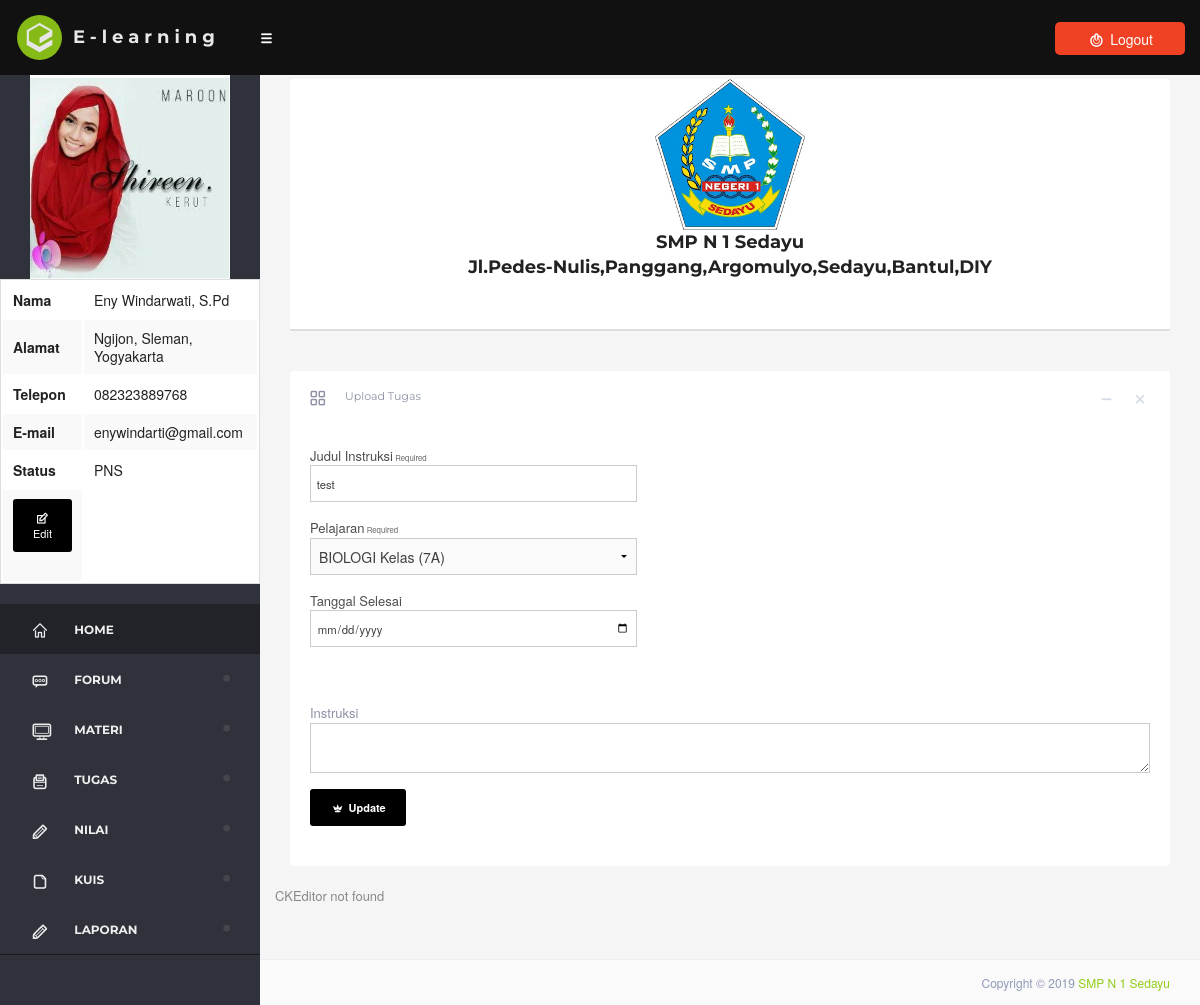
The page /dashboard/?instruksi-edit=3 (signed in) on the database its author committed.
### tables this page shows
CREATE TABLE `users` (
  `users_id` int(11) NOT NULL AUTO_INCREMENT,
  `users_noinduk` int(20) DEFAULT NULL,
  `users_nama` varchar(25) DEFAULT NULL,
  `users_username` varchar(25) DEFAULT NULL,
  `users_password` varchar(25) DEFAULT NULL,
  `users_level` varchar(5) DEFAULT NULL,
  `users_telp` varchar(13) DEFAULT NULL,
  `users_alamat` text,
  `users_email` varchar(30) DEFAULT NULL,
  `users_status` varchar(6) DEFAULT NULL,
  `users_foto` varchar(100) NOT NULL,
  `kelas_id` int(11) DEFAULT NULL,
  PRIMARY KEY (`users_id`),
  KEY `kelas_id` (`kelas_id`)
);

CREATE TABLE `instgs` (
  `instgs_id` int(8) NOT NULL AUTO_INCREMENT,
  `judul` varchar(25) DEFAULT NULL,
  `pelajaran_id` int(5) DEFAULT NULL,
  `tanggal_buat` date DEFAULT NULL,
  `tanggal_selesai` date NOT NULL,
  `username` varchar(50) DEFAULT NULL,
  `info` text,
  `kelas_id` int(9) NOT NULL,
  PRIMARY KEY (`instgs_id`)
);

### dashboard/view/edit_instruksi.php (the view, shortened to what the rows shown need)
<div class="large-12 columns">
    <div class="box">
        <div class="box-header bg-transparent">
            <div class="pull-right box-tools">
                <span class="box-btn" data-widget="collapse"><i class="icon-minus"></i>
                </span>
                <span class="box-btn" data-widget="remove"><i class="icon-cross"></i>
                </span>
            </div>
            <h3 class="box-title"><i class="fontello-th-large-outline"></i>
                <span>Upload Tugas</span>
            </h3>
        </div>
        <div class="box-body small-5" style="display: block;">
            <form data-abide method="POST" action="" role="form" enctype="multipart/form-data">
                <div class="name-field">
                    <label>Judul Instruksi<small> required</small>
                        <input type="text" name="judul" value="<?php echo $row['judul']; ?>" required>
                    </label>
                    <label>Pelajaran<small> required</small>
                       <select name="pelajaran" class="form-control" required>
                    <?php
                    $iduser = $_SESSION['id'];
                        $pelajaran  =   mysql_query("SELECT * FROM pelajaran, kelas WHERE pelajaran.kelas_id=kelas.kelas_id AND pelajaran.users_id='$iduser'");
                        while ($row=mysql_fetch_array($pelajaran)) {
                    ?>
                        <option value="<?php echo $row['pelajaran_id']; ?>"><?php echo $row['pelajaran_nama']; ?> Kelas (<?php echo $row['kelas_nama']; ?>)</option>
                    <?php
                        }
                    ?>
                </select>
                    </label>
                </div>
                <label>Tanggal Selesai
                        <input type="date" name="tgl_selesai" required>
                </label>
        </div>
        <div class="box-body small-12" style="display: block;">
                <tr><td colspan="2" width="100%" style="padding:10px;">Instruksi</td></tr>
                <tr><td style="padding:50px;"><textarea name="info"><?php echo $row['info'];?></textarea></td></tr>
                <button type="submit" class="tiny radius button bg-black-solid" name="update_instgs"><b><span class="fontello-minefield"></span> Update</b></button>
        </div>
    </div>
</div>

### dashboard/layout/header.php (shortened to what the rows shown need)
<!doctype html>
<html class="no-js" lang="en">
<head>
    <link rel="stylesheet" href="assets/css/foundation.css" />
    <link rel="stylesheet" href="assets/css/dashboard.css">
    <link rel="stylesheet" href="assets/css/style.css">
    <link rel="stylesheet" href="assets/css/dripicon.css">
    <link rel="stylesheet" href="assets/css/typicons.css" />
    <link rel="stylesheet" href="assets/css/font-awesome.css" />
    <link rel="stylesheet" href="assets/css/theme.css">
    <link href="assets/js/validate/validate.css" rel="stylesheet">
    <link href="assets/js/idealform/css/jquery.idealforms.css" rel="stylesheet">
    <link rel="stylesheet" type="text/css" href="assets/js/date-dropdown/jquery.datetimepicker.css" />
    <link href="assets/js/pace/themes/orange/pace-theme-flash.css" rel="stylesheet" />
    <link rel="stylesheet" href="assets/js/slicknav/slicknav.css" />
    <link rel="stylesheet" href="assets/js/dropZone/downloads/css/dropzone.css" />
    <link href="assets/css/table.css" rel="stylesheet" type="text/css" />
</head>
<body>
    <div class="off-canvas-wrap" data-offcanvas>
            <div id="skin-select">
                <div class="skin-part">
                    <div id="tree-wrap">
		 <?php
                $v_user = $_SESSION['id'];
                            $user      =   mysql_query("SELECT * FROM users WHERE users_id = '".$v_user."' ");
                            $row=mysql_fetch_array($user);
                ?>
                        <div class="side-bar">
                            <ul id="menu-showhide" class="topnav slicknav">
							 <?php
                                echo  "<center><img src='img/$row[users_foto]' width='200' height='100'></center>";
                            ?>
							  <table  class="" style="width:100%">
                    <tr>
                        <th width="30%">Nama</th>
                        <td>
                            <?php
                                echo $row['users_nama'];
                            ?>
                        </td>
                    </tr>
                    <tr>
                       <th>Alamat</th>
                    <td>
                            <?php
                                echo $row['users_alamat'];
                            ?>
                        </td>
                     </tr>
                     <tr>
                    <th>Telepon</th>
                    <td>
                            <?php
                                echo $row['users_telp'];
                            ?>
                        </td>
                    </tr>
                <tr>
                    <th>E-mail</th>
                    <td>
                            <?php
                                echo $row['users_email'];
                            ?>
                        </td>
                      </tr>
                      <TR>
                      <th>Status</th>
                        <td>
                            <?php
                                echo $row['users_status'];
                            ?>
                        </td>
                    <tr>
                       <td>
                       </td>
                    </tr>
                </div>
                        </div>
                    </div>
                </div>
            </div>

### rows shown on the page
users: users_foto (picture), users_nama "Eny Windarwati, S.Pd", users_alamat "Ngijon, Sleman, Yogyakarta", users_telp "082323889768", users_email "enywindarti@gmail.com", users_status "PNS"
instgs: judul "test"

### other values the page prints
form field pelajaran "BIOLOGI Kelas (7A)"
